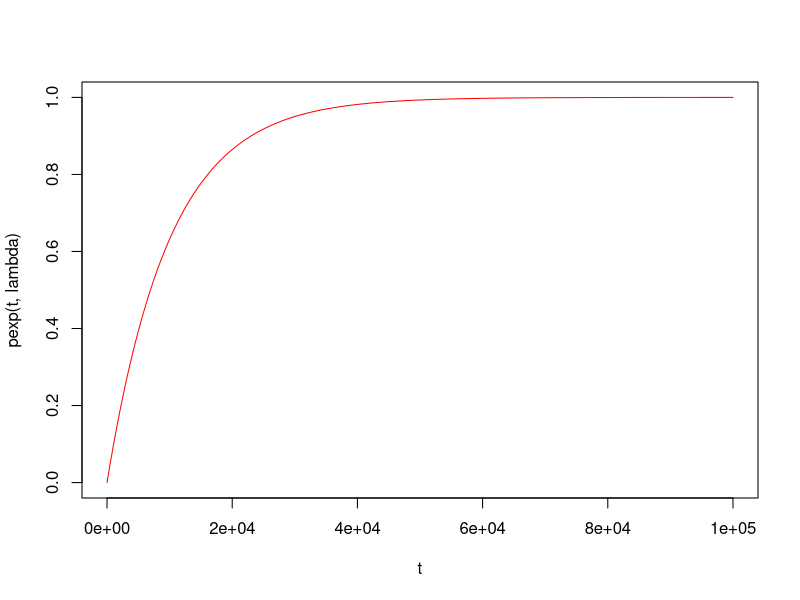

Write R code to recreate this figure.
# valor esperat=1/lamda=100000
t<-seq(0,100000,1)
lambda <- 1/10000
plot(t,pexp(t,lambda),type="s",col="red")
1-pexp(13000,lambda)
qexp(0.8,lambda)

set.seed(85)
simul<- rexp(100,lambda)
mean(simul)
median(simul)
var(simul)
